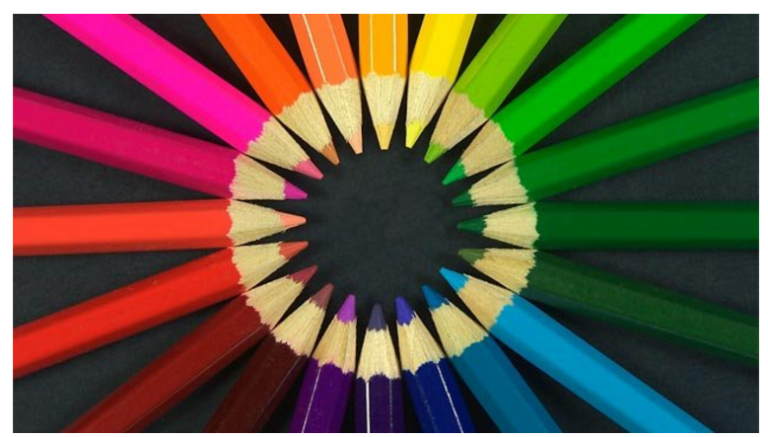
#> input picture 1. Resim-Video Açma/test.png, 768 x 437 px, found by its file name
$ python cropper.py
#> lines starting #> are read from the running program, lines starting #| are printed output that depends on the picture
import cv2


image  = cv2.imread("test.png")
#> image is the input picture: shape (437, 768, 3); mean B, G, R 67.2, 84.3, 99
height,width = image.shape[:2]
#> height = 437; width = 768

start_row, start_col = int (height * .07), int (width * .42)
#> start_row = 30; start_col = 322
end_row, end_col = int (height * .65), int (width * .75)
#> end_row = 284; end_col = 576

cropped = image [start_row : end_row , start_col : end_col]
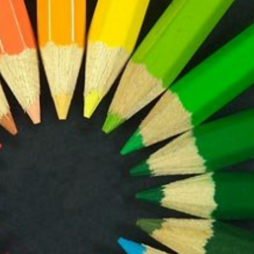
#> cropped: shape (254, 254, 3); mean B, G, R 49.4, 113.1, 95.8
cv2.imshow("cropped image",cropped)
cv2.imwrite("cropped-image.jpg",cropped)


cv2.waitKey(0)
cv2.destroyAllWindows()
